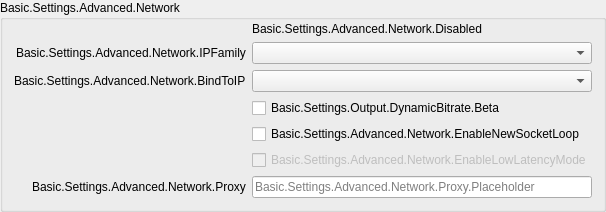
                 <widget class="QGroupBox" name="advNetworkGroupBox">
                  <property name="title">
                   <string>Basic.Settings.Advanced.Network</string>
                  </property>
                  <layout class="QFormLayout" name="formLayout_23">
                   <property name="fieldGrowthPolicy">
                    <enum>QFormLayout::AllNonFixedFieldsGrow</enum>
                   </property>
                   <property name="labelAlignment">
                    <set>Qt::AlignRight|Qt::AlignTrailing|Qt::AlignVCenter</set>
                   </property>
                   <property name="topMargin">
                    <number>2</number>
                   </property>
                   <item row="0" column="1">
                    <widget class="QLabel" name="advNetworkDisabled">
                     <property name="text">
                      <string>Basic.Settings.Advanced.Network.Disabled</string>
                     </property>
                    </widget>
                   </item>
                   <item row="1" column="0">
                    <widget class="QLabel" name="ipFamilyLabel">
                     <property name="text">
                      <string>Basic.Settings.Advanced.Network.IPFamily</string>
                     </property>
                     <property name="buddy">
                      <cstring>ipFamily</cstring>
                     </property>
                    </widget>
                   </item>
                   <item row="1" column="1">
                    <widget class="QComboBox" name="ipFamily"/>
                   </item>
                   <item row="2" column="0">
                    <widget class="QLabel" name="bindToIPLabel">
                     <property name="text">
                      <string>Basic.Settings.Advanced.Network.BindToIP</string>
                     </property>
                     <property name="buddy">
                      <cstring>bindToIP</cstring>
                     </property>
                    </widget>
                   </item>
                   <item row="2" column="1">
                    <widget class="QComboBox" name="bindToIP"/>
                   </item>
                   <item row="4" column="1">
                    <widget class="QCheckBox" name="enableNewSocketLoop">
                     <property name="text">
                      <string>Basic.Settings.Advanced.Network.EnableNewSocketLoop</string>
                     </property>
                    </widget>
                   </item>
                   <item row="5" column="1">
                    <widget class="QCheckBox" name="enableLowLatencyMode">
                     <property name="enabled">
                      <bool>false</bool>
                     </property>
                     <property name="text">
                      <string>Basic.Settings.Advanced.Network.EnableLowLatencyMode</string>
                     </property>
                    </widget>
                   </item>
                   <item row="4" column="0">
                    <spacer name="horizontalSpacer_7">
                     <property name="orientation">
                      <enum>Qt::Horizontal</enum>
                     </property>
                     <property name="sizeHint" stdset="0">
                      <size>
                       <width>170</width>
                       <height>1</height>
                      </size>
                     </property>
                    </spacer>
                   </item>
                   <item row="3" column="1">
                    <widget class="QCheckBox" name="dynBitrate">
                     <property name="toolTip">
                      <string>Basic.Settings.Output.DynamicBitrate.TT</string>
                     </property>
                     <property name="text">
                      <string>Basic.Settings.Output.DynamicBitrate.Beta</string>
                     </property>
                    </widget>
                   </item>
                   <item row="6" column="0">
                    <widget class="QLabel" name="proxyLabel">
                     <property name="text">
                      <string>Basic.Settings.Advanced.Network.Proxy</string>
                     </property>
                     <property name="buddy">
                      <cstring>proxy</cstring>
                     </property>
                    </widget>
                   </item>
                   <item row="6" column="1">
                    <widget class="QLineEdit" name="proxy">
                     <property name="placeholderText">
                      <string>Basic.Settings.Advanced.Network.Proxy.Placeholder</string>
                     </property>
                    </widget>
                   </item>
                  </layout>
                 </widget>
